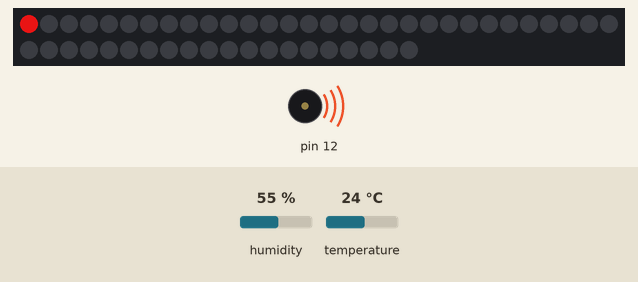
Recording of a sketch running on a simulated Arduino Uno, built with avr-gcc and run on an emulated ATmega328P. On the bench: 50 RGB LEDs in strip order, left to right, continuing on the next row, buzzer (waves = sounding). The test bench sets the inputs (shaded band); at power-on: humidity 55 %, temperature 24 °C. Dim RGB values are drawn brighter than linear; what the sketch prints to the serial monitor is not drawn.

Above: at 0.2 s.
At 4.43 s:
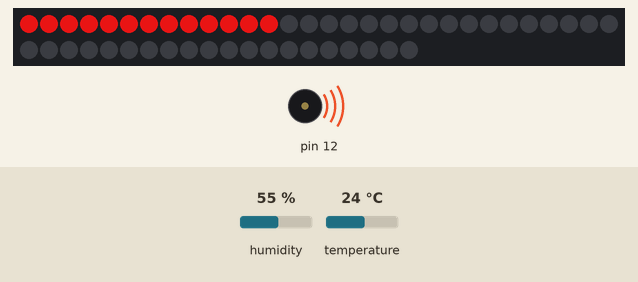
At 8.66 s:
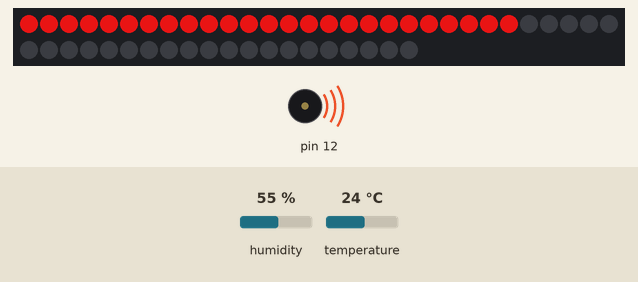
At 17.48 s:
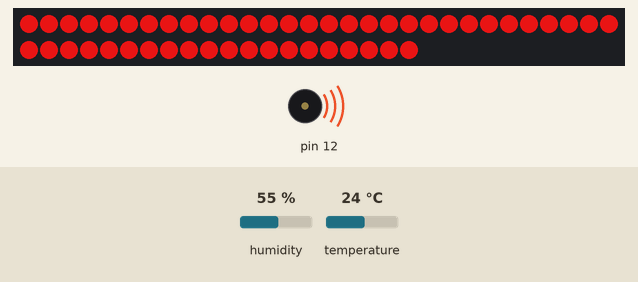
Timing chart, 0 to 40.0 s (numbered marks = the images above):
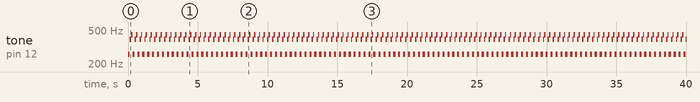

The sketch:

DHTsensor_controlling_LED+sound-test_2.ino
```cpp
// define sensor
#include "DHT.h"
#define DHTPIN 2     // Digital pin connected to the DHT sensor
#define DHTTYPE DHT22   // DHT 22  (AM2302), AM2321
// Initialize DHT sensor.
DHT dht(DHTPIN, DHTTYPE);

// define led
#include <Adafruit_NeoPixel.h>
#ifdef __AVR__
#include <avr/power.h> // Required for 16 MHz Adafruit Trinket
#endif
#define PIN        11 // On Trinket or Gemma, suggest changing this to 1
#define NUMPIXELS 50 // Popular NeoPixel ring size
Adafruit_NeoPixel pixels(NUMPIXELS, PIN, NEO_GRB + NEO_KHZ800);

// define time
#define DELAY 50
unsigned long previousMillis = 0;
const long interval = 350;

void setup() {
  // initiate sensor
  Serial.begin(9600);
  Serial.println(F("DHTxx test!"));
  dht.begin();

  // initiate led
  #if defined(__AVR_ATtiny85__) && (F_CPU == 16000000)
    clock_prescale_set(clock_div_1);
  #endif // END of Trinket-specific code.
  pixels.begin(); // INITIALIZE NeoPixel strip object (REQUIRED)

  // sound
  pinMode(12, OUTPUT);
}


void loop() {

  // sensor part

  float h = dht.readHumidity();
  // Read temperature as Celsius (the default)
  float t = dht.readTemperature();
  // Read temperature as Fahrenheit (isFahrenheit = true)
  float f = dht.readTemperature(true);

  // Check if any reads failed and exit early (to try again).
  if (isnan(h) || isnan(t) || isnan(f)) {
    Serial.println(F("Failed to read from DHT sensor!"));
    return;
  }

  // Compute heat index in Fahrenheit (the default)
  float hif = dht.computeHeatIndex(f, h);
  // Compute heat index in Celsius (isFahreheit = false)
  float hic = dht.computeHeatIndex(t, h, false);

  Serial.print(F("Humidity: "));
  Serial.print(h);
  Serial.print(F("%  Temperature: "));
  Serial.print(t);
  Serial.print(F("°C "));
  Serial.print(f);
  Serial.print(F("°F  Heat index: "));
  Serial.print(hic);
  Serial.print(F("°C "));
  Serial.print(hif);
  Serial.println(F("°F"));


  // led part
  pixels.clear(); // Set all pixel colors to 'off'

  unsigned long currentMillis = millis();

  for(int i=0; i<NUMPIXELS; i++) { // For each pixel...

    if(h >= 50  || t >= 28) {
      pixels.setPixelColor(i, pixels.Color(210 - (h - 0.3) * 300, (h - 0.3) * 0.3 , (h - 0.3) * 0.3));
      pixels.show();   // Send the updated pixel colors to the hardware.

      if (currentMillis - previousMillis >= interval) {
        // save the last time you blinked the LED
        previousMillis = currentMillis;
      }

      // sound part
      tone (12, 261 ); //Middle C
      delay(DELAY);

      tone (12, 261 ); //Middle C
      delay(DELAY);

      tone (12, 392 ); //G
      delay(DELAY);

      tone (12, 392); //G
      delay(DELAY);

      tone (12, 440 ); //A
      delay(DELAY);

      tone (12, 440); //A
      delay(DELAY);

      tone (12, 261 ); //C
      delay(DELAY);

    }

    else {
      pixels.setPixelColor(i, pixels.Color(210, 0 , 0));
      pixels.show();   // Send the updated pixel colors to the hardware.

      if (currentMillis - previousMillis >= interval) {
        // save the last time you blinked the LED
        previousMillis = currentMillis;
      }

      // sound part
      tone (12, 261); //Middle C
      delay(DELAY);

      tone (12, 261); //Middle C
      delay(DELAY);

      tone (12, 261); //Middle C
      delay(DELAY);

      tone (12, 261); //Middle C
      delay(DELAY);

      tone (12, 261); //Middle C
      delay(DELAY);

      tone (12, 261); //Middle C
      delay(DELAY);

      tone (12, 261); //Middle C
      delay(DELAY);

    }

  }

}
```

Measured:
- by itself, tone on pin 12: repeats every 0.35 s: 392 Hz 0.10 s, 440 Hz 0.10 s, 261 Hz 0.15 s
